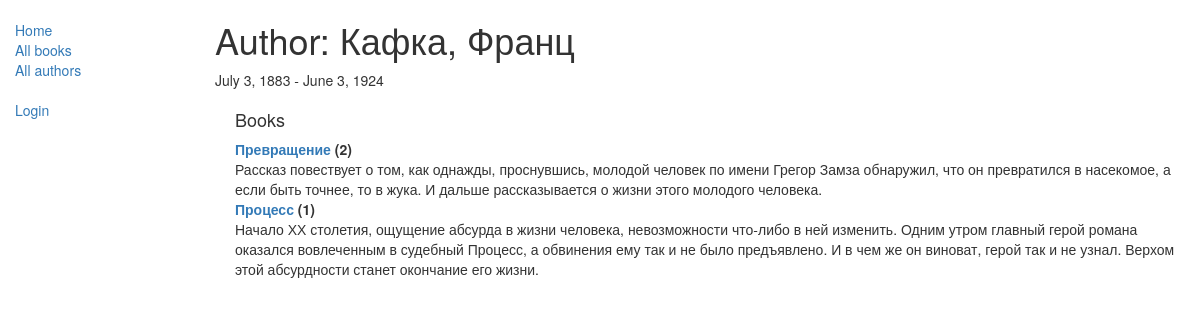
/catalog/author/2, run on the app's committed database.
### catalog/models.py (models this page shows, shortened)
class Author(models.Model):
    first_name = models.CharField(max_length=100)
    last_name = models.CharField(max_length=100)
    date_of_birth = models.DateField(null=True, blank=True)
    date_of_death = models.DateField('died', null=True, blank=True)
    class Meta:
        ordering = ['last_name', 'first_name']
    def __str__(self):
        return '{0}, {1}'.format(self.last_name, self.first_name)

class Book(models.Model):
    title = models.CharField(max_length=200)
    author = models.ForeignKey('Author', on_delete=models.SET_NULL, null=True)
    summary = models.TextField(max_length=1000, help_text="Enter a brief description of the book")
    isbn = models.CharField('ISBN', max_length=13,
                            unique=True,
                            help_text='13 Character <a href="https://www.isbn-international.org/content/what-isbn'
                                      '">ISBN number</a>')
    genre = models.ManyToManyField(Genre, help_text="Select a genre for this book")
    language = models.ForeignKey('Language', on_delete=models.SET_NULL, null=True)
    class Meta:
        ordering = ['title', 'author']
    def display_genre(self):
        return ', '.join([genre.name for genre in self.genre.all()[:3]])
    display_genre.short_description = 'Genre'
    def __str__(self):
        return self.title

### catalog/views.py (the view)
# urls.py: re_path(r'^author/(?P<pk>\d+)$', views.AuthorDetailView.as_view(), name='author-detail'),
class AuthorDetailView(generic.DetailView):
    model = Author

### catalog/templates/catalog/author_detail.html
{% extends "base_generic.html" %}
{% block content %}
<h1>Author: {{ author }} </h1>
<p>{{author.date_of_birth}} - {% if author.date_of_death %}{{author.date_of_death}}{% endif %}</p>
<div style="margin-left:20px;margin-top:20px">
<h4>Books</h4>
<dl>
{% for book in author.book_set.all %}
  <dt><a href="{% url 'book-detail' book.pk %}">{{book}}</a> ({{book.bookinstance_set.all.count}})</dt>
  <dd>{{book.summary}}</dd>
{% endfor %}
</dl>
</div>
{% endblock %}

### data on the page
Author: last_name+first_name "Кафка, Франц", date_of_birth "July 3, 1883", date_of_death "June 3, 1924"
Book: title "Превращение", bookinstance_set.all.count "2", summary "Рассказ повествует о том, как однажды, проснувшись, молодой человек по имени Грегор Замза обнаружил, что он превратился в насекомое, а если быть точнее, то в жука. И дальше рассказывается о жизни этого молодого человека."
Book: title "Процесс", bookinstance_set.all.count "1", summary "Начало ХХ столетия, ощущение абсурда в жизни человека, невозможности что-либо в ней изменить. Одним утром главный герой романа оказался вовлеченным в судебный Процесс, а обвинения ему так и не было предъявлено. И в чем же он виноват, герой так и не узнал. Верхом этой абсурдности станет окончание его жизни."
